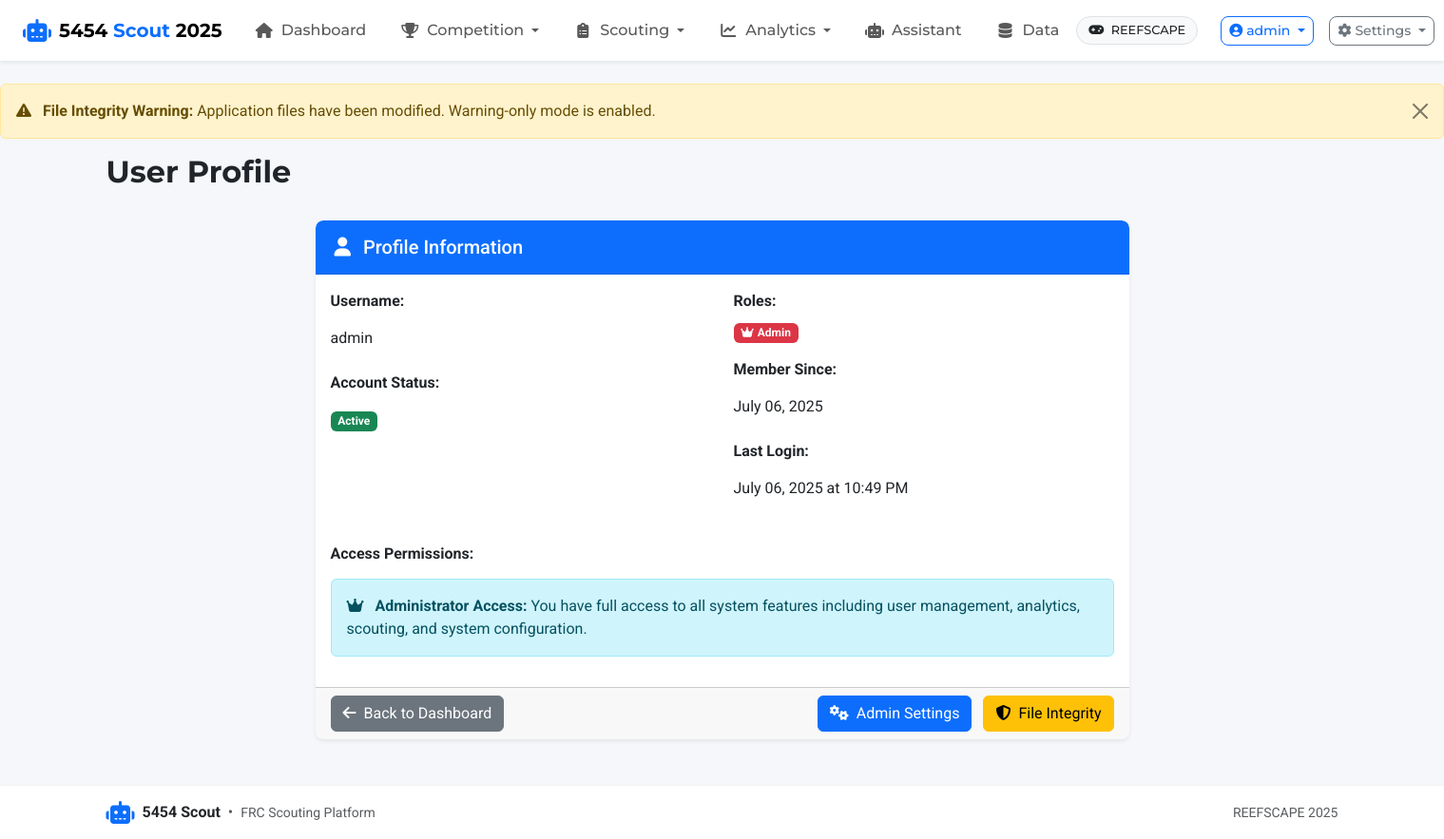
Before: /auth/profile (signed in) with the older database file.
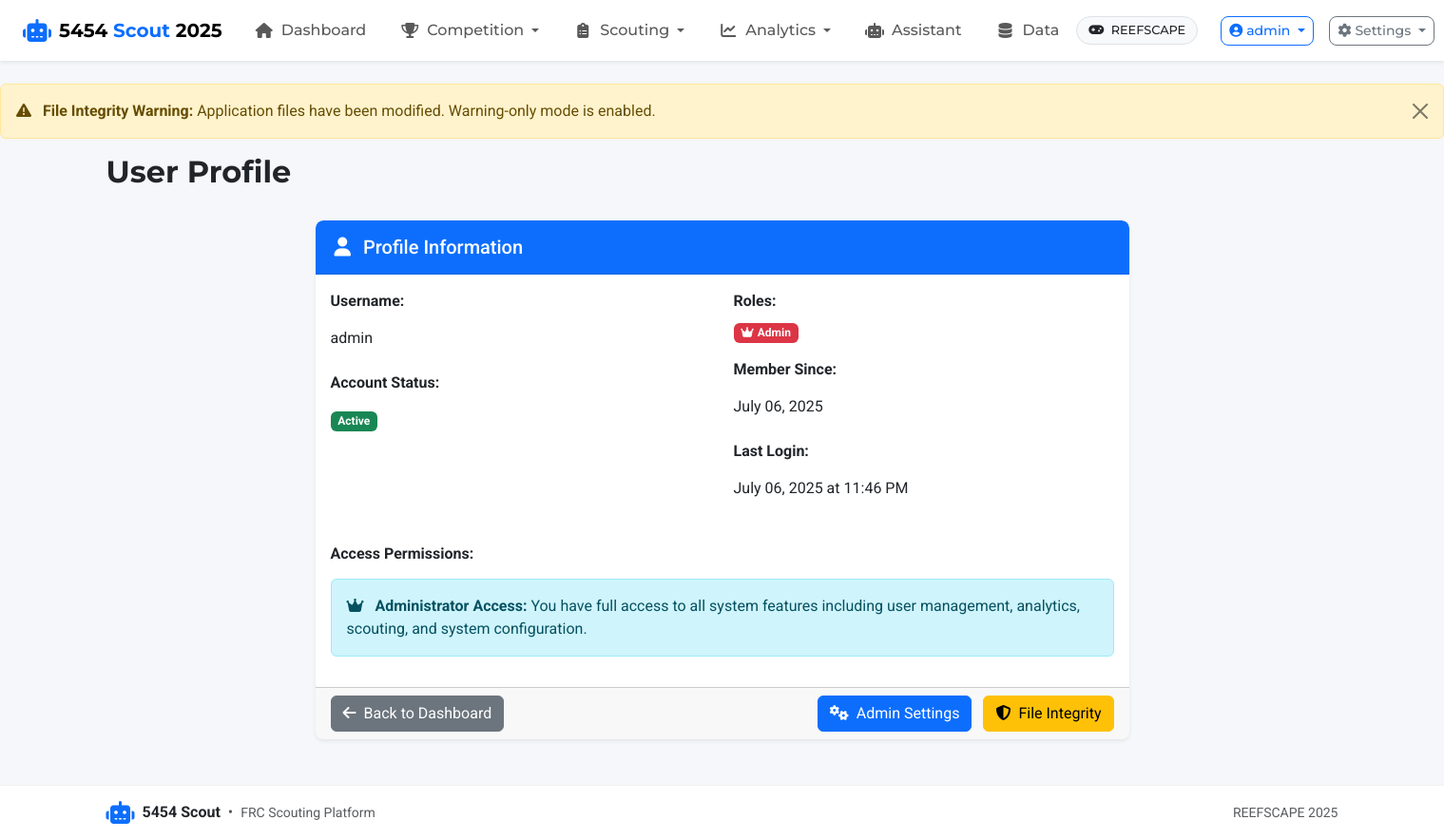
After: the same page with the newer database file.
### app/models.py (models this page shows, shortened)
class User(UserMixin, db.Model):
    id = db.Column(db.Integer, primary_key=True)
    username = db.Column(db.String(80), unique=True, nullable=False)
    email = db.Column(db.String(120), unique=True, nullable=True)
    password_hash = db.Column(db.String(128))
    is_active = db.Column(db.Boolean, default=True)
    created_at = db.Column(db.DateTime, default=datetime.utcnow)
    last_login = db.Column(db.DateTime)
    roles = db.relationship('Role', secondary=user_roles, lazy='subquery',
                           backref=db.backref('users', lazy=True))
    def has_role(self, role_name):
        return any(role.name == role_name for role in self.roles)

### app/routes/auth.py (the view)
@bp.route('/profile')
@login_required
def profile():
    return render_template('auth/profile.html', user=current_user)

### app/routes/auth.py (called while the page is built)
@bp.app_context_processor
def inject_auth_vars():
    return {
        'current_user': current_user,
        'user_has_role': lambda role: current_user.is_authenticated and current_user.has_role(role)
    }

### run.py (called while the page is built)
@app.before_request
def check_first_run():
    if not User.query.first() and request.path != '/auth/login':
        flash('Database is being initialized. Please wait...', 'info')
        return redirect(url_for('auth.login'))

### app/templates/auth/profile.html (shortened to what the changed rows need)
{% extends 'base.html' %}
{% block heading %}User Profile{% endblock %}
{% block content %}
<div class="row">
    <div class="col-md-8 offset-md-2">
        <div class="card">
            <div class="card-body">
                <div class="row">
                    <div class="col-md-6">
                        <div class="mb-3">
                            <label class="form-label fw-bold">Username:</label>
                            <p class="form-control-plaintext">{{ user.username }}</p>
                        </div>
                    </div>
                    <div class="col-md-6">
                        <div class="mb-3">
                            <label class="form-label fw-bold">Member Since:</label>
                            <p class="form-control-plaintext">{{ user.created_at.strftime('%B %d, %Y') }}</p>
                        </div>
                        {% if user.last_login %}
                        <div class="mb-3">
                            <label class="form-label fw-bold">Last Login:</label>
                            <p class="form-control-plaintext">{{ user.last_login.strftime('%B %d, %Y at %I:%M %p') }}</p>
                        </div>
                        {% endif %}
                    </div>
                </div>
            </div>
        </div>
    </div>
</div>
{% endblock %}

### app/templates/base.html (shortened to what the changed rows need)
<!DOCTYPE html>
<html lang="en" class="h-100">
<head>
    <link href="https://cdn.jsdelivr.net/npm/bootstrap@5.3.2/dist/css/bootstrap.min.css" rel="stylesheet">
    <link href="https://cdnjs.cloudflare.com/ajax/libs/font-awesome/6.4.0/css/all.min.css" rel="stylesheet">
    <link href="https://cdn.jsdelivr.net/npm/select2@4.1.0-rc.0/dist/css/select2.min.css" rel="stylesheet">
    <link href="https://cdn.jsdelivr.net/npm/select2-bootstrap-5-theme@1.3.0/dist/select2-bootstrap-5-theme.min.css" rel="stylesheet">
    <link rel="stylesheet" href="{{ url_for('static', filename='css/styles.css') }}">
</head>
<body class="d-flex flex-column h-100">
    <header class="app-header">
        <nav class="navbar navbar-expand-lg navbar-light shadow-sm">
            <div class="container-fluid px-lg-4 px-md-3 px-2">
                <div class="collapse navbar-collapse" id="navbarMain">
                    <div class="d-flex align-items-center navbar-actions">
                        {% if current_user.is_authenticated %}
                        <div class="dropdown me-2">
                            <button class="btn btn-outline-primary btn-sm d-flex align-items-center dropdown-toggle"
                                    type="button" data-bs-toggle="dropdown" aria-expanded="false">
                                <i class="fas fa-user-circle me-1"></i>
                                <span class="d-none d-md-inline">{{ current_user.username }}</span>
                            </button>
                        </div>
                        {% endif %}
                    </div>
                </div>
            </div>
        </nav>
    </header>
    <main class="flex-shrink-0 py-4">
        <div class="container">
            <div class="row mb-4">
                <div class="col-12">
                    <h1 class="page-title">{% block heading %}FRC Scouting Platform{% endblock %}</h1>
                </div>
            </div>
            {% block content %}{% endblock %}
        </div>
    </main>
</body>
</html>

Changed rows visible on the page:
changed User "admin": last_login "July 06, 2025 at 10:49 PM" → "July 06, 2025 at 11:46 PM"
